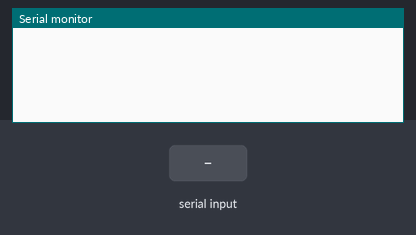
A sketch run on a simulated Arduino Uno, built with avr-gcc and run on an emulated ATmega328P. Parts: the last lines printed to the serial monitor. The inputs (shaded band) are chosen by the test bench.

Above: at 1.2 s.
1.3 s: "<|>" received over Serial
At 2.4 s:
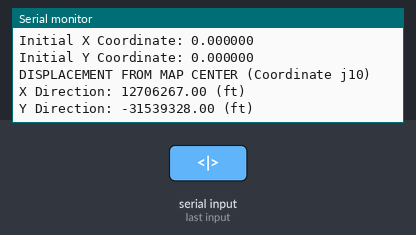
2.8 s: "<90|45>" received over Serial
At 2.98 s:
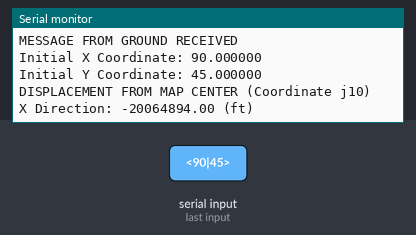

Measured:
- after the input at 1.3 s, the serial monitor: prints a new line at once (image 1)
- after the input at 2.8 s, the serial monitor: prints a new line at once (image 2)

The sketch:

XBeeCode.ino
```cpp
//////////////////////////////////////////////////////////////
// UMass Rocket Team                                        //
// Code for GROUND to send launch pad coordinates to ROCKET //
// by Nicholas Borda                                        //
//////////////////////////////////////////////////////////////


// format for incoming messages from GROUND           <11.1111|22.2222>
// message can be at most 25 characters total including <, >, and |
// Arduino can only process 6 digits of percision (6 digits total, not only after the decimal point)...
// The most likely form will be TWO DIGITS BEFORE THE DECIMAL AND FOUR DIGITS AFTER THE DECIMAL

char received = '0';
char messageArray[25];                               // stores the whole message sent by GROUND
char ilocX[12];                                      // received x coord values (max value: ###.######)
char ilocY[12];                                      // received y coord values (max value: ###.######)
bool reading_xCoord = true;                          // if true, we are reading x coordinate. if false, we are reading y coordinate.
int i_m = 0;                                         // iterating variable used for messageArray
int i_x = 0;                                         // iterating variable used for ilocX
int i_y = 0;                                         // iterating variable used for ilocY
bool is_ground_talking = false;                      // flag to determine if GROUND is currently sending a message

///////////////////////////////////////////////////////////////////////////////
float mapCenterX = 34.895440;                        // center X on gridded map
float mapCenterY = 86.617000;                        // center Y on gridded map
///////////////////////////////////////////////////////////////////////////////


void setup() {
  Serial.begin(9600);
}

void loop() {
    //Serial.print("rocket talking!");
    //Serial.println();

  if (Serial.available() > 0) {                      // runs if ROCKET receives a message from GROUND; message gets concatinated into x and y coordinates
    //Serial.print("READING");
    //Serial.println();
    is_ground_talking = true;

    received = Serial.read();
    messageArray[i_m] = received;

    if (received == '|'){                            // determines if ROCKET is reading x coord or y coord
      reading_xCoord = false;
      return;
    }

    if (reading_xCoord == true){                     // stores x coords
      if (received != '<'){
        ilocX[i_x] = received;
        i_x ++;
      }
    }
    else{                                            // stores y coords
      if (received != '>'){
        ilocY[i_y] = received;
        i_y ++;
      }
    }

    if (messageArray[i_m] == '>') {                  // runs if GROUND has finished sending message
      is_ground_talking = false;
      //Serial.print("FINSHED");
      //Serial.println();
    }
    i_m ++;
  }


  if ((is_ground_talking == false)&&(i_m > 0)){      // when GROUND has finished sending, message gets turned into floats
    //Serial.print("THINKING");
    //Serial.println();

    float xVal = atof(ilocX);
    float yVal = atof(ilocY);

    float xlatlonFromCenter = (xVal - mapCenterX) * -1; // needs to be negated becasue left in W is positive
    float ylatlonFromCenter = yVal - mapCenterY;
    long latlonTofeet = (10000/90)*3280.4;

    float xDistFromCenter = xlatlonFromCenter * latlonTofeet;
    float yDistFromCenter = ylatlonFromCenter * latlonTofeet;


    /////////////////////////////////  ACKNOWLEDGE TRANSMISSION  //////////////////////////////////
    Serial.println();
    Serial.print("MESSAGE FROM GROUND RECEIVED");
    Serial.println();

    Serial.print("Initial X Coordinate: ");
    Serial.print(xVal, 6);
    Serial.println();

    Serial.print("Initial Y Coordinate: ");
    Serial.print(yVal, 6);
    Serial.println();
    Serial.println();

    Serial.print("DISPLACEMENT FROM MAP CENTER (Coordinate j10)");
    Serial.println();
    Serial.print("X Direction: ");
    Serial.print(xDistFromCenter);
    Serial.print(" (ft)");
    Serial.println();
    Serial.print("Y Direction: ");
    Serial.print(yDistFromCenter);
    Serial.print(" (ft)");
    Serial.println();
    //////////////////////////////  SEND ACKNOWLEDGEMENT TO GROUND  ///////////////////////////////


    ///////////////////////////////  CLEAN UP, CLEAN UP, EVERYBODY EVERYWHERE  //////////////////////////////
    for (int i=0 ; i<sizeof(messageArray) ; i++){
      messageArray[i] = 0;
    }
    for (int j=0;j<sizeof(ilocX);j++){
      ilocX[j] = 0;
    }
    for (int k=0;k<sizeof(ilocY);k++){
      ilocY[k] = 0;
    }
    i_m = 0;
    i_x = 0;
    i_y = 0;
    reading_xCoord = true;
    //////////////////////////////  CLEAN UP, CLEAN UP, EVERYBODY DO YOUR SHARE  /////////////////////////////////
  }
}
```
